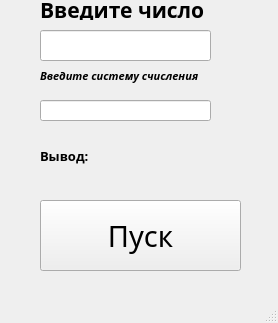
<?xml version="1.0" encoding="UTF-8"?>
<ui version="4.0">
 <class>MainWindow</class>
 <widget class="QMainWindow" name="MainWindow">
  <property name="geometry">
   <rect>
    <x>0</x>
    <y>0</y>
    <width>278</width>
    <height>323</height>
   </rect>
  </property>
  <property name="windowTitle">
   <string>MainWindow</string>
  </property>
  <widget class="QWidget" name="centralwidget">
   <widget class="QLineEdit" name="lineEdit">
    <property name="geometry">
     <rect>
      <x>40</x>
      <y>100</y>
      <width>171</width>
      <height>21</height>
     </rect>
    </property>
    <property name="font">
     <font>
      <family>MS Gothic</family>
      <pointsize>10</pointsize>
     </font>
    </property>
   </widget>
   <widget class="QLineEdit" name="lineEdit_2">
    <property name="geometry">
     <rect>
      <x>40</x>
      <y>30</y>
      <width>171</width>
      <height>31</height>
     </rect>
    </property>
    <property name="font">
     <font>
      <family>MS PGothic</family>
      <pointsize>10</pointsize>
     </font>
    </property>
   </widget>
   <widget class="QPushButton" name="pushButton">
    <property name="geometry">
     <rect>
      <x>40</x>
      <y>200</y>
      <width>201</width>
      <height>71</height>
     </rect>
    </property>
    <property name="font">
     <font>
      <family>Trebuchet MS</family>
      <pointsize>22</pointsize>
     </font>
    </property>
    <property name="text">
     <string>Пуск</string>
    </property>
   </widget>
   <widget class="QLabel" name="label">
    <property name="geometry">
     <rect>
      <x>40</x>
      <y>130</y>
      <width>141</width>
      <height>51</height>
     </rect>
    </property>
    <property name="font">
     <font>
      <family>Rockwell Extra Bold</family>
      <pointsize>10</pointsize>
      <weight>75</weight>
      <bold>true</bold>
     </font>
    </property>
    <property name="text">
     <string>Вывод:</string>
    </property>
   </widget>
   <widget class="QLabel" name="label_5">
    <property name="geometry">
     <rect>
      <x>40</x>
      <y>60</y>
      <width>181</width>
      <height>31</height>
     </rect>
    </property>
    <property name="font">
     <font>
      <family>Segoe UI Black</family>
      <pointsize>8</pointsize>
      <weight>75</weight>
      <italic>true</italic>
      <bold>true</bold>
     </font>
    </property>
    <property name="text">
     <string>Введите систему счисления</string>
    </property>
   </widget>
   <widget class="QLabel" name="label_6">
    <property name="geometry">
     <rect>
      <x>40</x>
      <y>0</y>
      <width>171</width>
      <height>20</height>
     </rect>
    </property>
    <property name="font">
     <font>
      <family>Unispace</family>
      <pointsize>16</pointsize>
      <weight>75</weight>
      <bold>true</bold>
     </font>
    </property>
    <property name="text">
     <string>Введите число</string>
    </property>
   </widget>
  </widget>
  <widget class="QMenuBar" name="menubar">
   <property name="geometry">
    <rect>
     <x>0</x>
     <y>0</y>
     <width>278</width>
     <height>21</height>
    </rect>
   </property>
  </widget>
  <widget class="QStatusBar" name="statusbar"/>
 </widget>
 <resources/>
 <connections/>
</ui>
